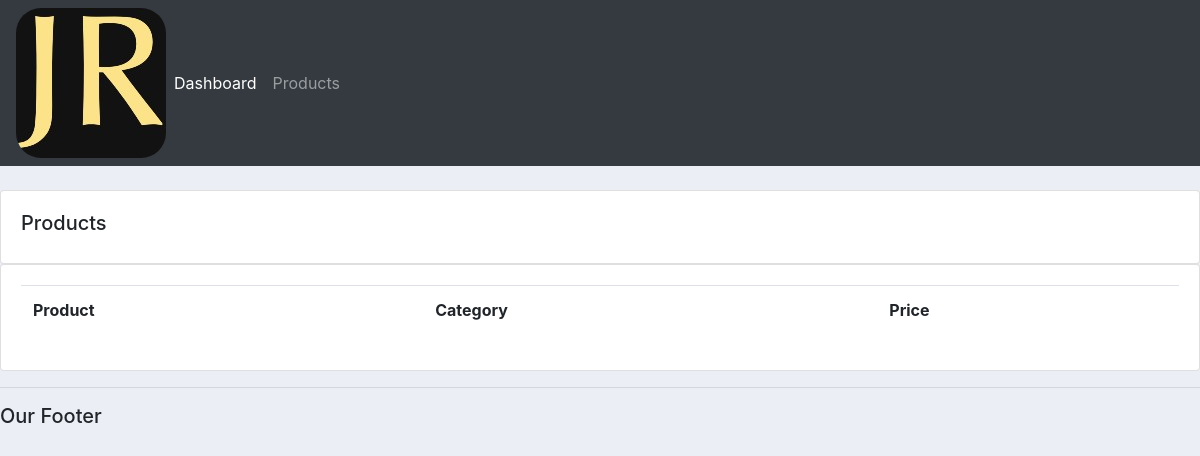
Before: /products/ with the older database file.
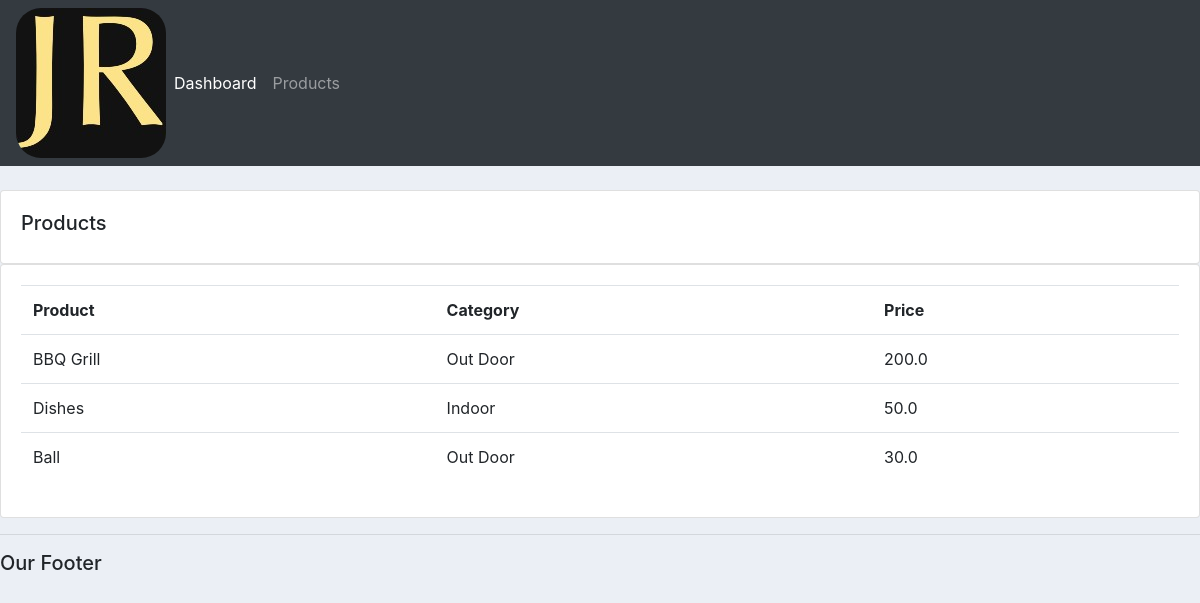
After: the same page with the newer database file.
### accounts/models.py (models this page shows, shortened)
class Product(models.Model):
    CATEGORY = (
        ('Indoor', 'Indoor'),
        ('Out Door', 'Out Door'),
    )
    name = models.CharField(max_length=200, null=True)
    price = models.FloatField(null=True)
    category = models.CharField(max_length=200, null=True, choices=CATEGORY)
    description = models.CharField(max_length=200, null=True, blank=True)
    date_created = models.DateTimeField(auto_now_add=True)
    tags = models.ManyToManyField(Tag)

### accounts/views.py (the view)
# urls.py: path('products/', views.products),
def products(request):
    products = Product.objects.all()
    return render(request, 'accounts/products.html', {'products' : products})

### accounts/templates/accounts/products.html
{% extends "accounts/main.html" %}
{% block content %}
<br>
<div class="row">
    <div class="col-md">
        <div class="card card-body">
            <h5>Products</h5>
        </div>
        <div class="card card-body">
            <table class="table">
                <tr>
                    <th>Product</th>
                    <th>Category</th>
                    <th>Price   </th>
                </tr>
                {% for i in products %}
                    <tr>
                        <td>{{i.name}}</td>
                        <td>{{i.category}}</td>
                        <td>{{i.price}}</td>
                    </tr>
                {% endfor %}
            </table>
        </div>
    </div>
</div>
{% endblock %}

### accounts/templates/accounts/main.html (shortened to what this page needs)
{% load static %}
<!DOCTYPE html>
<html>
  <head>
    <link
      rel="stylesheet"
      href="https://stackpath.bootstrapcdn.com/bootstrap/4.3.1/css/bootstrap.min.css"
    />
    <link rel="stylesheet" href="{% static '/css/main.css' %}">
  </head>
  <body>
    {% include "accounts/navbar.html" %}{% block content %} {% endblock %}
    <hr />
    <h5>Our Footer</h5>
  </body>
</html>

### accounts/templates/accounts/navbar.html (shortened to what this page needs)
{% load static %}
<nav class="navbar navbar-expand-lg navbar-dark bg-dark">
  <img src="{% static 'images/logo.jpg' %}" style="border-radius: 25px;">
  <div class="collapse navbar-collapse" id="navbarNav">
    <ul class="navbar-nav">
      <li class="nav-item active">
        <a class="nav-link" href="#"
          >Dashboard <span class="sr-only">(current)</span></a
        >
      </li>
      <li class="nav-item">
        <a class="nav-link" href="#">Products</a>
      </li>
    </ul>
  </div>
</nav>

### static/css/main.css (style rules this page uses)
body { background-color: #ebeff5; }

Changed rows visible on the page:
added Product: name "BBQ Grill", category "Out Door", price "200.0"
added Product: name "Dishes", category "Indoor", price "50.0"
added Product: name "Ball", category "Out Door", price "30.0"
